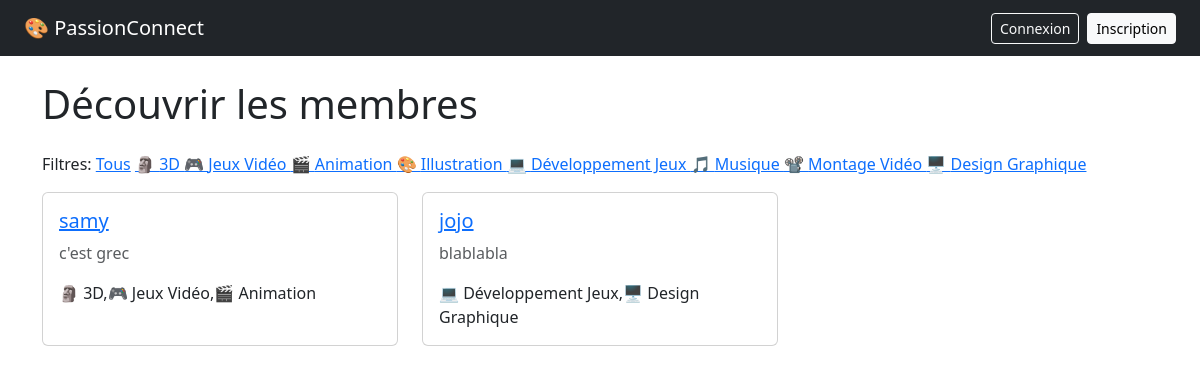
The page /decouverte on the database its author committed.
### tables this page shows
CREATE TABLE passion (
            id INTEGER PRIMARY KEY AUTOINCREMENT,
            nom TEXT NOT NULL UNIQUE,
            icone TEXT
        );

CREATE TABLE user(
            id INTEGER PRIMARY KEY AUTOINCREMENT,
            username TEXT NOT NULL UNIQUE,
            email TEXT NOT NULL UNIQUE,
            password TEXT NOT NULL,
            bio TEXT,
            photo TEXT,
            created_at TIMESTAMP DEFAULT CURRENT_TIMESTAMP           
        );

### app/decouverte/routes.py (the view, shortened to what this page needs)
@decouverte.route('/decouverte')
def page_decouverte():
    db = get_db()
    cursor = db.cursor()
    toutes_passions = cursor.execute(
        'SELECT * FROM passion'
    ).fetchall()
    poste = cursor.execute('''
        SELECT user.id, user.username, user.bio,
            GROUP_CONCAT(passion.icone || ' ' || passion.nom) as passions
        FROM user
        LEFT JOIN user_passion ON user.id = user_passion.user_id
        LEFT JOIN passion ON passion.id = user_passion.passion_id
        GROUP BY user.id
    ''').fetchall()
    passion_choisie = request.args.get('passion')
    db.close()
    return render_template('decouverte.html', poste=poste, toutes_passions=toutes_passions)

### database.py (called while the page is built)
def get_db():
    db = sqlite3.connect('passionconnect.db') #retoune des dictionnaires au lieu des tuples
    db.row_factory = sqlite3.Row
    return db

### app/templates/decouverte.html
{% extends 'base.html' %}
{% block contenu %}
    <h1 class="mb-4">Découvrir les membres</h1>
    <p>Filtres:
        <a href="/decouverte">Tous</a>
        {% for passion in toutes_passions %}
            <a href="/decouverte?passion={{ passion.nom }}"> {{ passion.icone}} {{ passion.nom }} </a>
        {% endfor %}
    </p>
    <div class="row">
        {% for membre in poste %}
            <div class="col-md-4 mb-4">
                <div class="card h-100">
                    <div class="card-body">
                        <h5 class="card-title">
                            <a href="/profil/{{ membre.id }}">{{ membre.username }}</a>
                        </h5>
                        <p class="card-text text-muted">
                            {{ membre.bio or 'Aucune bio pour l instant.' }}
                        </p>
                        <p class="card-text">{{ membre.passions }}</p>
                    </div>
                </div>
            </div>
        {% endfor %}
    </div>
{% endblock %}

### app/templates/base.html (shortened to what this page needs)
<!DOCTYPE html>
<html lang="fr">
<head>
    <link href="https://cdn.jsdelivr.net/npm/bootstrap@5.3.0/dist/css/bootstrap.min.css" rel="stylesheet">
</head>
<body>
    <nav class="navbar navbar-dark bg-dark px-4">
        <a class="navbar-brand" href="/">🎨 PassionConnect</a>
        <div class="d-flex align-items-center gap-2">
            {% if current_user.is_authenticated %}
                <a href="/decouverte" class="btn btn-outline-light btn-sm">Découvrir</a>
                <a href="/publication" class="btn btn-outline-light btn-sm">Publications</a>
                <a href="/profil" class="btn btn-outline-light btn-sm">Mon profil</a>
                <span class="text-white">Bonjour, {{ current_user.username }} !</span>
                <a href="/deconnexion" class="btn btn-outline-light btn-sm">Déconnexion</a>
            {% else %}
                <a href="/connexion" class="btn btn-outline-light btn-sm">Connexion</a>
                <a href="/inscription" class="btn btn-light btn-sm">Inscription</a>
            {% endif %}
        </div>
    </nav>
    <div class="container mt-4">
        {% block contenu %}{% endblock %}
    </div>
</body>
</html>

### rows shown on the page
passion: icone "🗿", nom "3D"
passion: icone "🎮", nom "Jeux Vidéo"
passion: icone "🎬", nom "Animation"
passion: icone "🎨", nom "Illustration"
passion: icone "💻", nom "Développement Jeux"
passion: icone "🎵", nom "Musique"
passion: icone "📽️", nom "Montage Vidéo"
passion: icone "🖥️", nom "Design Graphique"
user: username "samy", bio "c'est grec", passions "🗿 3D,🎮 Jeux Vidéo,🎬 Animation"
user: username "jojo", bio "blablabla", passions "💻 Développement Jeux,🖥️ Design Graphique"
